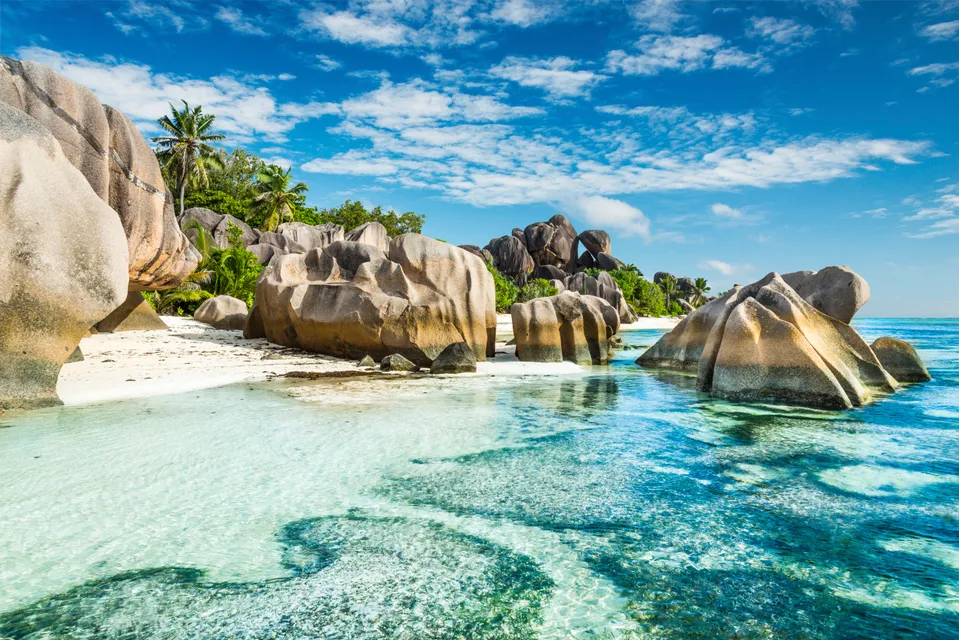
#> input picture Questions/7/imagem7.jpg, 959 x 640 px
$ python Answers.py
#> lines starting #> are read from the running program, lines starting #| are printed output that depends on the picture; after the words box and inside, x2 and y2 are one past the last pixel; in counts of white or black regions, pixels touching at a corner belong together
import cv2
import numpy as np

Pixels = 5


img = cv2.imread("imagem7.jpg", cv2.IMREAD_COLOR)
#> img is the input picture: shape (640, 959, 3); mean B, G, R 168.8, 164.4, 120.4

if img is None:
    print("the file cannot be read")

else:

    img_gray = cv2.cvtColor(img, cv2.COLOR_BGR2GRAY)
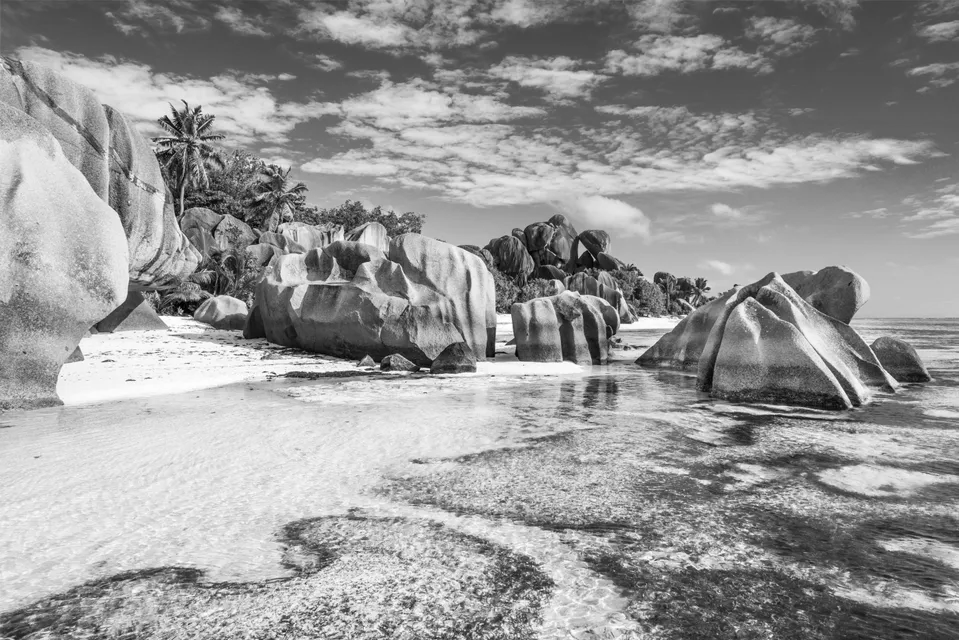
#> img_gray: shape (640, 959); min 0, max 255, mean 151.8

    cv2.imshow("input gray image", img_gray)
    cv2.imwrite("input_gray_image.jpg", img_gray)
    cv2.imshow("input image", img)
    cv2.imwrite("input_image.jpg", img)

    ##### thresholding

    threshold_min = 165 ##### for more, + black, for low, + white
    threshold_max = 255

    limiar_ignore , thresholded_img = cv2.threshold(img_gray, threshold_min, 255, cv2.THRESH_BINARY)
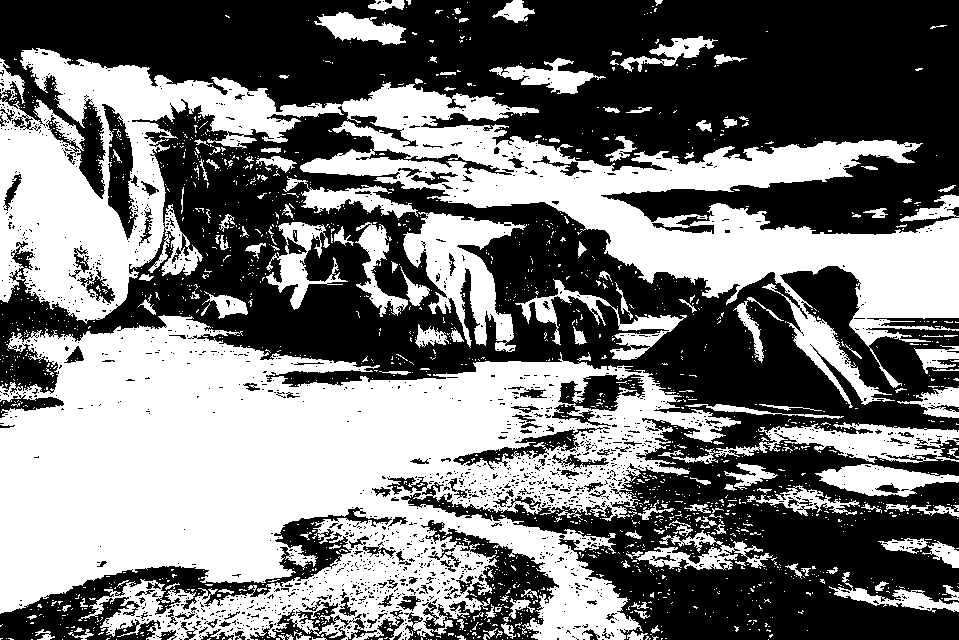
#> thresholded_img: shape (640, 959); 46.5% white; 1803 white regions (1648 under 20 px), largest, box (x1, y1, x2, y2) and area: (0, 315, 741, 640) 142473, (0, 48, 959, 408) 91647, (403, 212, 527, 352) 7181
#> limiar_ignore = 165


    cv2.imshow("thresholded image", thresholded_img)
    cv2.imwrite("thresholded_image.jpg", thresholded_img)

    cv2.waitKey(0)
    cv2.destroyAllWindows()
